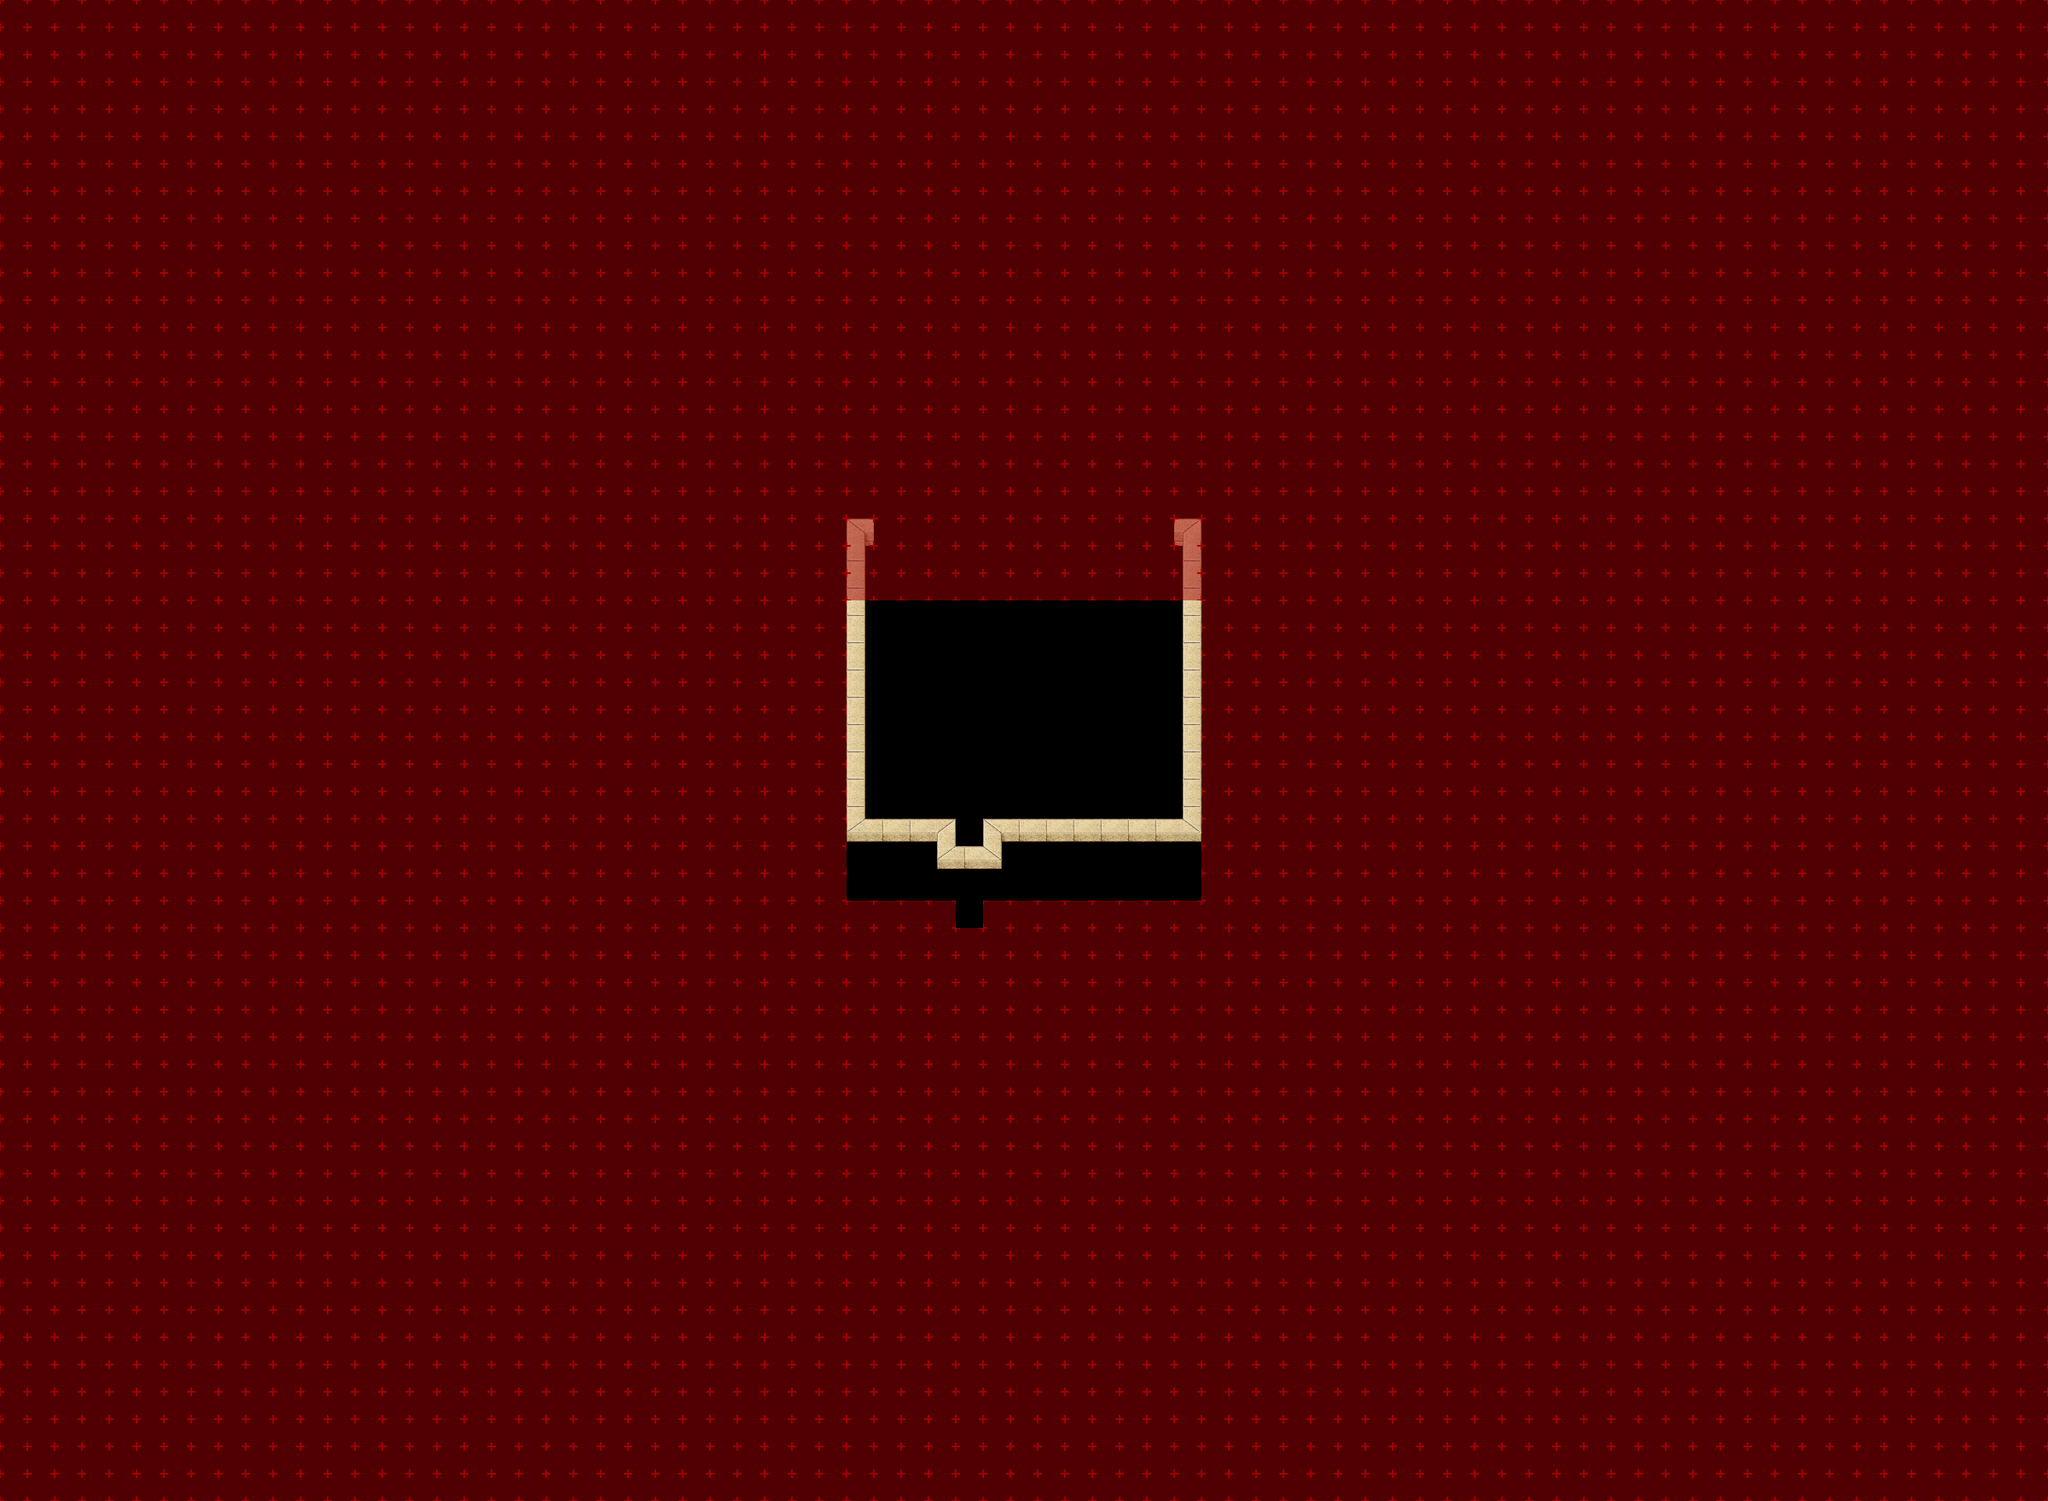

This is a level from a 2D game, rendered from its Tiled map with the project's own tilesets. A one-line summary and the map file follow, with tile-layer data summarised:
An orthogonal 75x55 tile map with 32x32 px tiles, 7 tile layers (Ground 2, Ground 3, Fringe, Over, ...), 1 hidden layer not drawn, 3 tilesets and 1 object (warp).

<map version="1.4" tiledversion="1.4.1" orientation="orthogonal" renderorder="right-down" compressionlevel="0" width="75" height="55" tilewidth="32" tileheight="32" infinite="0" nextlayerid="11" nextobjectid="2">
 <properties>
  <property name="license" value="CC BY-SA 3.0" />
  <property name="manaplus version" value="2" />
  <property name="minimap" value="graphics/minimaps/020-2-7.png" />
  <property name="music" value="faith.ogg" />
  <property name="name" value="Legion Guardhouse" />
 </properties>
 <tileset firstgid="1" name="desert-castle" tilewidth="32" tileheight="32" tilecount="512" columns="32">
  <image source="../graphics/tilesets/desert-castle.png" width="1024" height="512" />
 </tileset>
 <tileset firstgid="513" name="collision" tilewidth="32" tileheight="32" tilecount="9" columns="3">
  <image source="../graphics/tilesets/collision.png" width="96" height="96" />
 </tileset>
 <tileset firstgid="522" name="desert-castle-indoor" tilewidth="32" tileheight="32" tilecount="512" columns="16">
  <image source="../graphics/tilesets/desert-castle-indoor.png" width="512" height="1024" />
 </tileset>
 <layer id="2" name="Ground" width="75" height="55" visible="0">
  <data>[4125 cells, 4125 non-empty, 5 distinct tile ids]</data>
 </layer>
 <layer id="3" name="Ground 2" width="75" height="55">
  <data>[4125 cells, 0 non-empty, 0 distinct tile ids]</data>
 </layer>
 <layer id="4" name="Ground 3" width="75" height="55">
  <data>[4125 cells, 0 non-empty, 0 distinct tile ids]</data>
 </layer>
 <layer id="7" name="Fringe" width="75" height="55">
  <data>[4125 cells, 0 non-empty, 0 distinct tile ids]</data>
 </layer>
 <layer id="5" name="Over" width="75" height="55">
  <data>[4125 cells, 114 non-empty, 5 distinct tile ids]</data>
 </layer>
 <layer id="8" name="Over 2" width="75" height="55">
  <data>[4125 cells, 15 non-empty, 7 distinct tile ids]</data>
 </layer>
 <layer id="6" name="Collision" width="75" height="55">
  <data>[4125 cells, 3981 non-empty, 1 distinct tile ids]</data>
 </layer>
 <layer id="9" name="Heights" width="75" height="55">
  <data>[4125 cells, 0 non-empty, 0 distinct tile ids]</data>
 </layer>
 <objectgroup id="10" name="Objects">
  <object id="1" name="To Tulimshar" type="warp" x="1120" y="1056" width="32" height="32">
   <properties>
    <property name="dest_map" value="020-1" />
    <property name="dest_x" value="293" />
    <property name="dest_y" value="107" />
   </properties>
  </object>
 </objectgroup>
</map>
